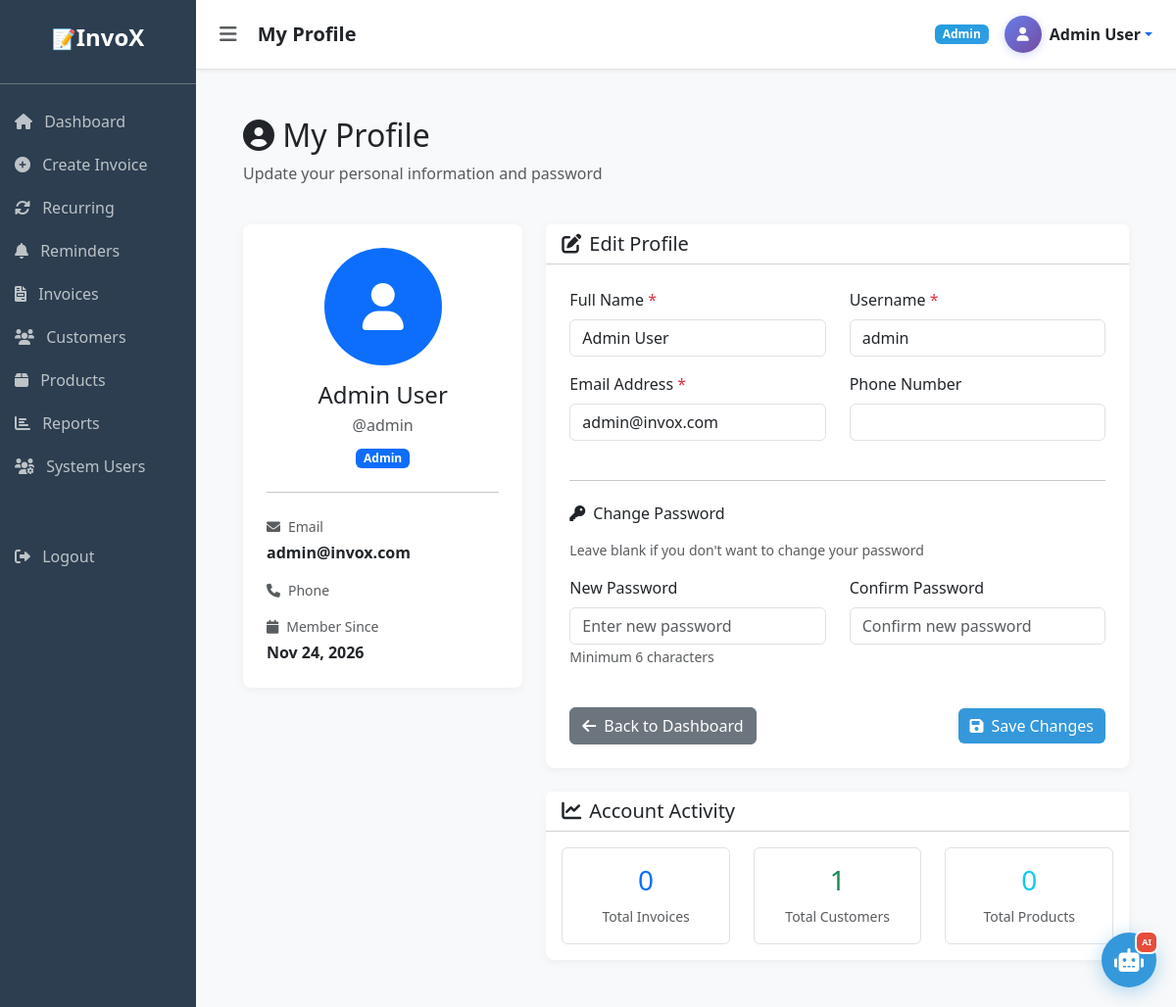
The app's page /profile.php (signed in) with its own data.
### tables this page shows
CREATE TABLE IF NOT EXISTS system_users (
    id INT AUTO_INCREMENT PRIMARY KEY,
    name VARCHAR(100) NOT NULL,
    username VARCHAR(50) NOT NULL UNIQUE,
    email VARCHAR(100),
    phone VARCHAR(20),
    address TEXT,
    password VARCHAR(255) NOT NULL,
    role VARCHAR(50) DEFAULT 'User',
    created_at TIMESTAMP DEFAULT CURRENT_TIMESTAMP
);

### profile.php (the view, shortened to what this page needs)
<?php
require 'db.php';
$user_id = $_SESSION['user_id'];
$stmt = $pdo->prepare("SELECT * FROM system_users WHERE id = ?");
$stmt->execute([$user_id]);
$user = $stmt->fetch();
?>
<?php include 'header.php'; ?>
<div class="row">
    <div class="col-md-12 mb-4">
        <h2><i class="fas fa-user-circle"></i> My Profile</h2>
        <p class="text-muted">Update your personal information and password</p>
    </div>
</div>
<div class="row">
    <div class="col-md-4">
        <div class="card">
            <div class="card-body text-center p-4">
                <div class="user-avatar-large bg-primary text-white rounded-circle mx-auto mb-3" style="width: 120px; height: 120px; display: flex; align-items: center; justify-content: center; font-size: 48px;">
                    <i class="fas fa-user"></i>
                </div>
                <h4 class="mb-1"><?php echo htmlspecialchars($user['name']); ?></h4>
                <p class="text-muted mb-2">@<?php echo htmlspecialchars($user['username']); ?></p>
                <span class="badge bg-primary"><?php echo htmlspecialchars($user['role']); ?></span>
                <hr class="my-4">
                <div class="text-start">
                    <div class="mb-3">
                        <small class="text-muted d-block mb-1"><i class="fas fa-envelope me-2"></i>Email</small>
                        <strong><?php echo htmlspecialchars($user['email']); ?></strong>
                    </div>
                    <div class="mb-3">
                        <small class="text-muted d-block mb-1"><i class="fas fa-phone me-2"></i>Phone</small>
                    </div>
                    <div class="mb-0">
                        <small class="text-muted d-block mb-1"><i class="fas fa-calendar me-2"></i>Member Since</small>
                        <strong><?php echo date('M d, Y', strtotime($user['created_at'] ?? 'now')); ?></strong>
                    </div>
                </div>
            </div>
        </div>
    </div>
    <div class="col-md-8">
        <div class="card">
            <div class="card-header bg-white">
                <h5 class="mb-0"><i class="fas fa-edit me-2"></i>Edit Profile</h5>
            </div>
            <div class="card-body p-4">
                <form method="POST">
                    <div class="row">
                        <div class="col-md-6 mb-3">
                            <label class="form-label">Full Name <span class="text-danger">*</span></label>
                            <input type="text" name="name" class="form-control" value="<?php echo htmlspecialchars($user['name']); ?>" required>
                        </div>
                        <div class="col-md-6 mb-3">
                            <label class="form-label">Username <span class="text-danger">*</span></label>
                            <input type="text" name="username" class="form-control" value="<?php echo htmlspecialchars($user['username']); ?>" required>
                        </div>
                    </div>
                    <div class="row">
                        <div class="col-md-6 mb-3">
                            <label class="form-label">Email Address <span class="text-danger">*</span></label>
                            <input type="email" name="email" class="form-control" value="<?php echo htmlspecialchars($user['email']); ?>" required>
                        </div>
                        <div class="col-md-6 mb-3">
                            <label class="form-label">Phone Number</label>
                            <input type="text" name="phone" class="form-control" value="<?php echo htmlspecialchars($user['phone']); ?>">
                        </div>
                    </div>
                    <hr class="my-4">
                    <h6 class="mb-3"><i class="fas fa-key me-2"></i>Change Password</h6>
                    <p class="text-muted small">Leave blank if you don't want to change your password</p>
                    <div class="row">
                        <div class="col-md-6 mb-3">
                            <label class="form-label">New Password</label>
                            <input type="password" name="password" class="form-control" placeholder="Enter new password">
                            <small class="text-muted">Minimum 6 characters</small>
                        </div>
                        <div class="col-md-6 mb-3">
                            <label class="form-label">Confirm Password</label>
                            <input type="password" class="form-control" placeholder="Confirm new password">
                        </div>
                    </div>
                    <div class="d-flex justify-content-between align-items-center mt-4">
                        <a href="dashboard.php" class="btn btn-secondary">
                            <i class="fas fa-arrow-left me-2"></i>Back to Dashboard
                        </a>
                        <button type="submit" class="btn btn-primary">
                            <i class="fas fa-save me-2"></i>Save Changes
                        </button>
                    </div>
                </form>
            </div>
        </div>
        <div class="card mt-4">
            <div class="card-header bg-white">
                <h5 class="mb-0"><i class="fas fa-chart-line me-2"></i>Account Activity</h5>
            </div>
            <div class="card-body">
                <div class="row text-center">
                    <div class="col-md-4">
                        <div class="p-3 border rounded">
                            <h3 class="text-primary mb-2">
                                <?php
                                $invoice_count = $pdo->query("SELECT COUNT(*) FROM invoices")->fetchColumn();
                                echo $invoice_count;
                                ?>
                            </h3>
                            <small class="text-muted">Total Invoices</small>
                        </div>
                    </div>
                    <div class="col-md-4">
                        <div class="p-3 border rounded">
                            <h3 class="text-success mb-2">
                                <?php
                                $customer_count = $pdo->query("SELECT COUNT(*) FROM customers")->fetchColumn();
                                echo $customer_count;
                                ?>
                            </h3>
                            <small class="text-muted">Total Customers</small>
                        </div>
                    </div>
                    <div class="col-md-4">
                        <div class="p-3 border rounded">
                            <h3 class="text-info mb-2">
                                <?php
                                $product_count = $pdo->query("SELECT COUNT(*) FROM products")->fetchColumn();
                                echo $product_count;
                                ?>
                            </h3>
                            <small class="text-muted">Total Products</small>
                        </div>
                    </div>
                </div>
            </div>
        </div>
    </div>
</div>
<?php include 'footer.php'; ?>

### style.css (style rules this page uses)
:root { --primary: #2c3e50; --secondary: #34495e; --accent: #3498db; --light: #ecf0f1; }
body { font-family: 'Segoe UI', Tahoma, Geneva, Verdana, sans-serif; background-color: #f8f9fa; }
.card { border: none; box-shadow: 0 2px 10px rgba(0, 0, 0, 0.05); border-radius: 8px; }
.btn-primary { background-color: var(--accent); border: none; }

### records on screen
system_users: name "Admin User", username "admin", role "Admin", email "admin@invox.com", created_at "Nov 24, 2026"

### other values on screen
$page_titles[$current_page] "My Profile"
$_SESSION['role'] "Admin"
$_SESSION['name'] "Admin User"
$invoice_count "0"
$customer_count "1"
$product_count "0"
